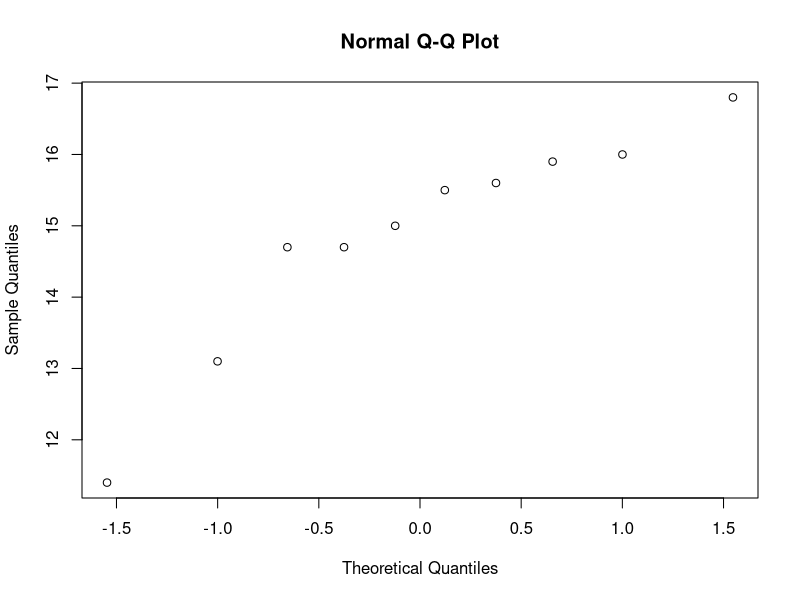
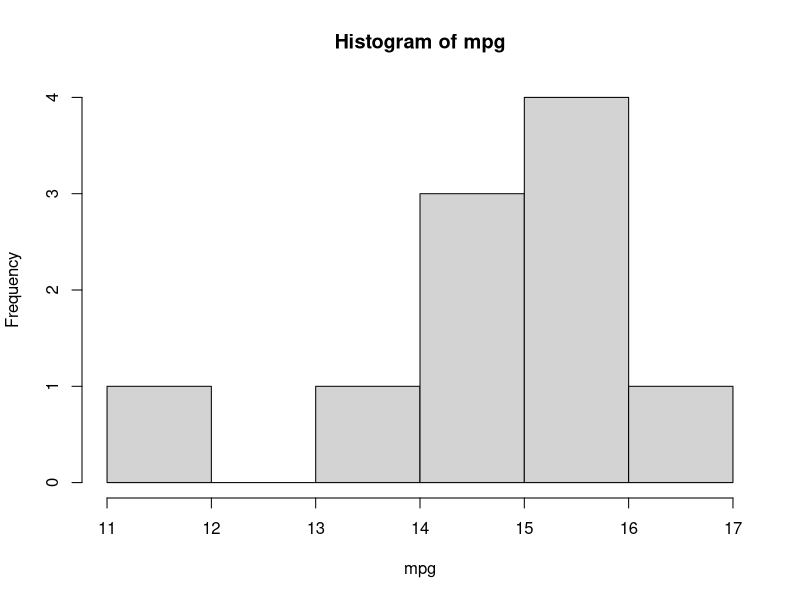

Write the R code that produced these figures, in order. (Note: this script raises an error after producing the figures.)

## t-test  ##
mpg <- c(11.4,13.1,14.7,14.7,15.0,15.5,15.6,15.9,16.0,16.8)

xbar <- mean(mpg)
s <- sd(mpg)
n <- length(mpg)


t.test(mpg, mu = 17, alt="less")


t.test(mpg, mu = 17)


t.test(mpg, mu = 14, alt="greater")

# check normality assumption  #
qqnorm(mpg)



## 2-sample test ##
x <- c(284, 279, 289, 292, 287, 295, 285, 279, 306, 298)
y <- c(298, 307, 297, 279, 291, 335, 299, 300, 306, 291)

t.test(x, y, var.equal=TRUE)

t.test(x, y, var.equal=TRUE, alt="less")

# welch test  #
t.test(x, y)

t.test(x, y, alt="less" )



# matched-pair  #
x <- c(5,3,5,6,4,4,7,4,3)
y <- c(2,3,2,4,2,2,3,4,2)


t.test(x, y, paired=TRUE)


t.test(x, y, paired=TRUE, alt="greater")




## Bootstrap inference
library(boot)

mpg <- c(11.4,13.1,14.7,14.7,15.0,15.5,15.6,15.9,16.0,16.8)
hist(mpg)

xbar <- mean(mpg)
s <- sd(mpg)
n <- length(mpg)

t.test(mpg, mu = 17)


b <- boot(mpg, function(u,i) mean(u[i]), R = 1000)
boot.ci(b, type = c("norm", "basic", "perc"))


# bootstrap p_value
t.test(mpg, mu = 17, alt="less")

t1<-(mean(mpg) - 17)/(sd(mpg)/sqrt(10))

   btp <- array(0,1000,1)
   for (i in 1:1000) {
      si <- sample(mpg, replace=T)
      btp[i] <- (mean(si)-xbar)/(sd(si)/sqrt(n))
   }


summary(btp)
length(btp[btp<t1])/1000



t.test(mpg, mu = 14, alt="greater")

t2<-(mean(mpg) - 14)/(sd(mpg)/sqrt(10))

   btp <- array(0,1000,1)
   for (i in 1:1000) {
      si <- sample(mpg, replace=T)
      btp[i] <- (mean(si)-xbar)/(sd(si)/sqrt(n))
   }


summary(btp)
length(btp[btp>t2])/1000

